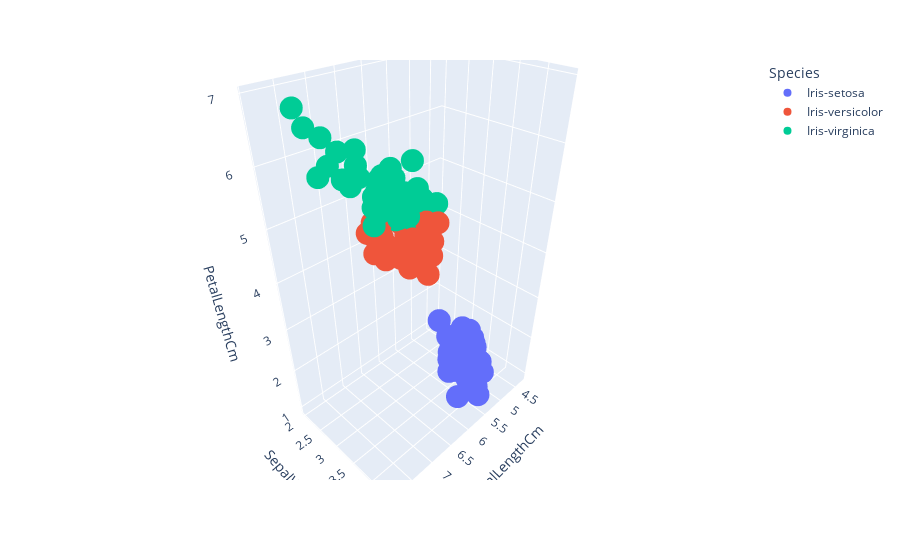

Notebook source saved alongside this figure:
### Code cell
import plotly.express as px
fig = px.scatter_3d(df, x='SepalLengthCm', y='SepalWidthCm', z='PetalLengthCm', color='Species', 
                        opacity=1, 
                        # animation_frame = "Species", 
                        # range_x = [4, 8],range_y = [1.5,5],range_z = [1.5,10]
                        
                        )
fig.show()
# fig.write_html("iris_3d_plot1.html")

### Figure 1 — Plotly figure (JSON) as saved in the notebook; plotly's stock layout.template omitted (floating-point values rounded to 4 significant figures)
{"data": [{"hovertemplate": "Species=Iris-setosa<br>SepalLengthCm=%{x}<br>SepalWidthCm=%{y}<br>PetalLengthCm=%{z}<extra></extra>", "legendgroup": "Iris-setosa", "marker": {"color": "#636efa", "opacity": 1, "symbol": "circle"}, "mode": "markers", "name": "Iris-setosa", "scene": "scene", "showlegend": true, "type": "scatter3d", "x": [5.1, 4.9, 4.7, 4.6, 5, 5.4, 4.6, 5, 4.4, 4.9, 5.4, 4.8, 4.8, 4.3, 5.8, 5.7, 5.4, 5.1, 5.7, 5.1, 5.4, 5.1, 4.6, 5.1, 4.8, 5, 5, 5.2, 5.2, 4.7, 4.8, 5.4, 5.2, 5.5, 4.9, 5, 5.5, 4.9, 4.4, 5.1, 5, 4.5, 4.4, 5, 5.1, 4.8, 5.1, 4.6, 5.3, 5], "y": [3.5, 3, 3.2, 3.1, 3.6, 3.9, 3.4, 3.4, 2.9, 3.1, 3.7, 3.4, 3, 3, 4, 4.4, 3.9, 3.5, 3.8, 3.8, 3.4, 3.7, 3.6, 3.3, 3.4, 3, 3.4, 3.5, 3.4, 3.2, 3.1, 3.4, 4.1, 4.2, 3.1, 3.2, 3.5, 3.1, 3, 3.4, 3.5, 2.3, 3.2, 3.5, 3.8, 3, 3.8, 3.2, 3.7, 3.3], "z": [1.4, 1.4, 1.3, 1.5, 1.4, 1.7, 1.4, 1.5, 1.4, 1.5, 1.5, 1.6, 1.4, 1.1, 1.2, 1.5, 1.3, 1.4, 1.7, 1.5, 1.7, 1.5, 1, 1.7, 1.9, 1.6, 1.6, 1.5, 1.4, 1.6, 1.6, 1.5, 1.5, 1.4, 1.5, 1.2, 1.3, 1.5, 1.3, 1.5, 1.3, 1.3, 1.3, 1.6, 1.9, 1.4, 1.6, 1.4, 1.5, 1.4]}, {"hovertemplate": "Species=Iris-versicolor<br>SepalLengthCm=%{x}<br>SepalWidthCm=%{y}<br>PetalLengthCm=%{z}<extra></extra>", "legendgroup": "Iris-versicolor", "marker": {"color": "#EF553B", "opacity": 1, "symbol": "circle"}, "mode": "markers", "name": "Iris-versicolor", "scene": "scene", "showlegend": true, "type": "scatter3d", "x": [7, 6.4, 6.9, 5.5, 6.5, 5.7, 6.3, 4.9, 6.6, 5.2, 5, 5.9, 6, 6.1, 5.6, 6.7, 5.6, 5.8, 6.2, 5.6, 5.9, 6.1, 6.3, 6.1, 6.4, 6.6, 6.8, 6.7, 6, 5.7, 5.5, 5.5, 5.8, 6, 5.4, 6, 6.7, 6.3, 5.6, 5.5, 5.5, 6.1, 5.8, 5, 5.6, 5.7, 5.7, 6.2, 5.1, 5.7], "y": [3.2, 3.2, 3.1, 2.3, 2.8, 2.8, 3.3, 2.4, 2.9, 2.7, 2, 3, 2.2, 2.9, 2.9, 3.1, 3, 2.7, 2.2, 2.5, 3.2, 2.8, 2.5, 2.8, 2.9, 3, 2.8, 3, 2.9, 2.6, 2.4, 2.4, 2.7, 2.7, 3, 3.4, 3.1, 2.3, 3, 2.5, 2.6, 3, 2.6, 2.3, 2.7, 3, 2.9, 2.9, 2.5, 2.8], "z": [4.7, 4.5, 4.9, 4, 4.6, 4.5, 4.7, 3.3, 4.6, 3.9, 3.5, 4.2, 4, 4.7, 3.6, 4.4, 4.5, 4.1, 4.5, 3.9, 4.8, 4, 4.9, 4.7, 4.3, 4.4, 4.8, 5, 4.5, 3.5, 3.8, 3.7, 3.9, 5.1, 4.5, 4.5, 4.7, 4.4, 4.1, 4, 4.4, 4.6, 4, 3.3, 4.2, 4.2, 4.2, 4.3, 3, 4.1]}, {"hovertemplate": "Species=Iris-virginica<br>SepalLengthCm=%{x}<br>SepalWidthCm=%{y}<br>PetalLengthCm=%{z}<extra></extra>", "legendgroup": "Iris-virginica", "marker": {"color": "#00cc96", "opacity": 1, "symbol": "circle"}, "mode": "markers", "name": "Iris-virginica", "scene": "scene", "showlegend": true, "type": "scatter3d", "x": [6.3, 5.8, 7.1, 6.3, 6.5, 7.6, 4.9, 7.3, 6.7, 7.2, 6.5, 6.4, 6.8, 5.7, 5.8, 6.4, 6.5, 7.7, 7.7, 6, 6.9, 5.6, 7.7, 6.3, 6.7, 7.2, 6.2, 6.1, 6.4, 7.2, 7.4, 7.9, 6.4, 6.3, 6.1, 7.7, 6.3, 6.4, 6, 6.9, 6.7, 6.9, 5.8, 6.8, 6.7, 6.7, 6.3, 6.5, 6.2, 5.9], "y": [3.3, 2.7, 3, 2.9, 3, 3, 2.5, 2.9, 2.5, 3.6, 3.2, 2.7, 3, 2.5, 2.8, 3.2, 3, 3.8, 2.6, 2.2, 3.2, 2.8, 2.8, 2.7, 3.3, 3.2, 2.8, 3, 2.8, 3, 2.8, 3.8, 2.8, 2.8, 2.6, 3, 3.4, 3.1, 3, 3.1, 3.1, 3.1, 2.7, 3.2, 3.3, 3, 2.5, 3, 3.4, 3], "z": [6, 5.1, 5.9, 5.6, 5.8, 6.6, 4.5, 6.3, 5.8, 6.1, 5.1, 5.3, 5.5, 5, 5.1, 5.3, 5.5, 6.7, 6.9, 5, 5.7, 4.9, 6.7, 4.9, 5.7, 6, 4.8, 4.9, 5.6, 5.8, 6.1, 6.4, 5.6, 5.1, 5.6, 6.1, 5.6, 5.5, 4.8, 5.4, 5.6, 5.1, 5.1, 5.9, 5.7, 5.2, 5, 5.2, 5.4, 5.1]}], "layout": {"legend": {"title": {"text": "Species"}, "tracegroupgap": 0}, "margin": {"t": 60}, "scene": {"domain": {"x": [0, 1], "y": [0, 1]}, "xaxis": {"title": {"text": "SepalLengthCm"}}, "yaxis": {"title": {"text": "SepalWidthCm"}}, "zaxis": {"title": {"text": "PetalLengthCm"}}}}}
